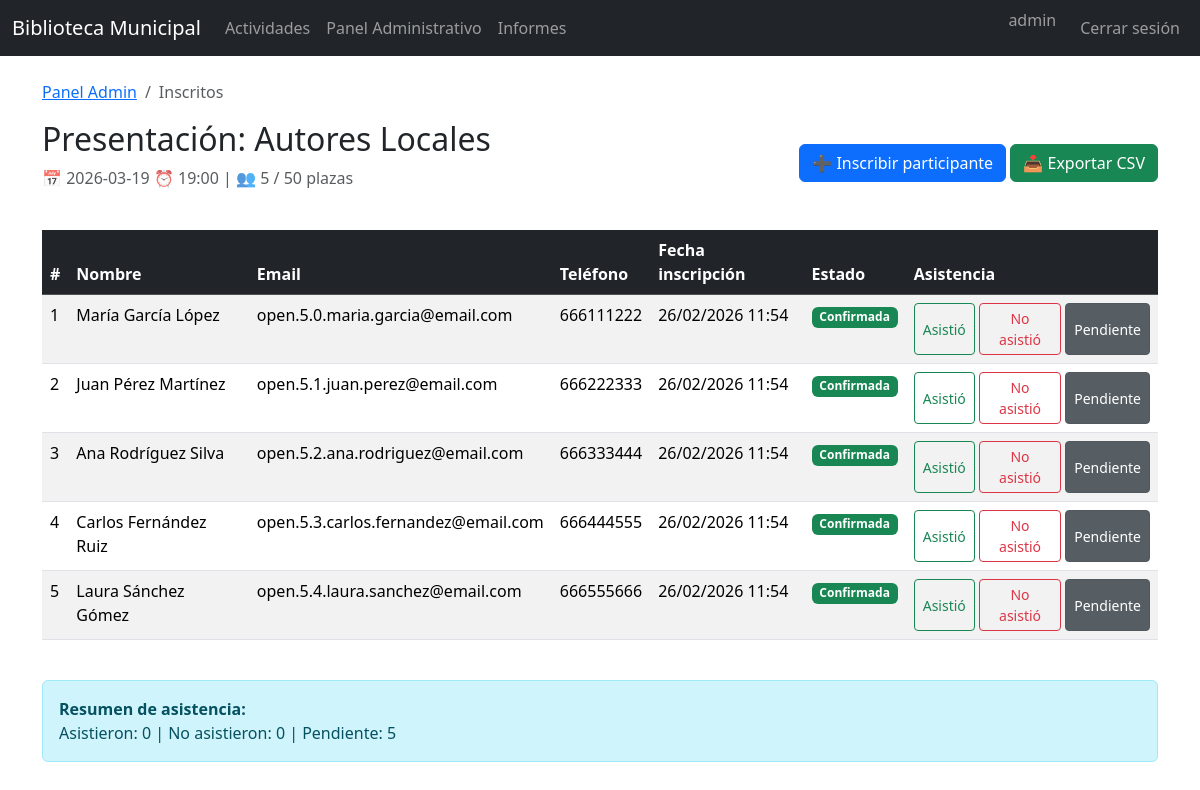
Page /admin/activity/5/enrollments (signed in) on the committed database.
### app/models/user.py (models this page shows, shortened)
class User(db.Model, UserMixin):
    id = db.Column(db.Integer, primary_key=True)
    username = db.Column(db.String(100), unique=True, nullable=False)
    password_hash = db.Column(db.String(255), nullable=False)
    role = db.Column(db.String(50), nullable=False)
    name = db.Column(db.String(200), nullable=True)  # Full name for normal users
    email = db.Column(db.String(200), unique=True, nullable=True)  # Email for normal users
    phone = db.Column(db.String(20), nullable=True)  # Phone for normal users

### app/models/activity.py (models this page shows)
class Activity(db.Model):
    id = db.Column(db.Integer, primary_key=True)
    title = db.Column(db.String(200), nullable=False)
    description = db.Column(db.Text)
    type = db.Column(db.String(100))  # Tipo de actividad (taller, club de lectura, etc.)
    date = db.Column(db.Date, nullable=False)
    time = db.Column(db.String(10))  # Hora (formato HH:MM)
    duration = db.Column(db.Integer)  # Duración en minutos
    max_slots = db.Column(db.Integer, nullable=False)
    status = db.Column(db.String(50), default="borrador")
    created_at = db.Column(db.DateTime, default=datetime.utcnow)
    updated_at = db.Column(db.DateTime, default=datetime.utcnow, onupdate=datetime.utcnow)
    enrollments = db.relationship('Enrollment', backref='activity', lazy=True, cascade='all, delete-orphan')

### app/models/enrollment.py (models this page shows)
class Enrollment(db.Model):
    __table_args__ = (
        db.UniqueConstraint('email', 'activity_id', name='unique_enrollment'),
    )
    id = db.Column(db.Integer, primary_key=True)
    user_name = db.Column(db.String(200), nullable=False)
    email = db.Column(db.String(200), nullable=False)
    phone = db.Column(db.String(20))  # Teléfono del participante
    activity_id = db.Column(db.Integer, db.ForeignKey("activity.id"), nullable=False)
    user_id = db.Column(db.Integer, db.ForeignKey("user.id"), nullable=True)  # Link to user account if logged in
    enrollment_date = db.Column(db.DateTime, default=datetime.utcnow)
    status = db.Column(db.String(50), default="confirmada")  # confirmada, cancelada
    attended = db.Column(db.Boolean, default=None, nullable=True)  # None=pendiente, True=asistió, False=no asistió
    created_at = db.Column(db.DateTime, default=datetime.utcnow)

### app/routes/admin.py (the view)
@admin_bp.route("/activity/<int:activity_id>/enrollments")
@login_required
@admin_required
def view_enrollments(activity_id):
    activity = Activity.query.get_or_404(activity_id)
    enrollments = Enrollment.query.filter_by(activity_id=activity_id).order_by(Enrollment.enrollment_date).all()
    return render_template("admin/enrollments.html", activity=activity, enrollments=enrollments)

### app/routes/admin.py (called while the page is built)
def admin_required(f):
    @wraps(f)
    def decorated_function(*args, **kwargs):
        if not current_user.is_authenticated or current_user.role != 'admin':
            flash('No tienes permisos para acceder a esta página', 'error')
            return redirect(url_for('activities.index'))
        return f(*args, **kwargs)
    return decorated_function

### app/templates/admin/enrollments.html (shortened to what this page needs)
{% extends "base.html" %}
{% block content %}
<div class="mb-4">
    <nav aria-label="breadcrumb">
        <ol class="breadcrumb">
            <li class="breadcrumb-item"><a href="{{ url_for('admin.dashboard') }}">Panel Admin</a></li>
            <li class="breadcrumb-item active">Inscritos</li>
        </ol>
    </nav>
    <div class="d-flex justify-content-between align-items-center">
        <div>
            <h2>{{ activity.title }}</h2>
            <p class="text-muted">
                📅 {{ activity.date }}
                {% if activity.time %}⏰ {{ activity.time }}{% endif %}
                | 👥 {{ enrollments|length }} / {{ activity.max_slots }} plazas
            </p>
        </div>
        <div>
            <a href="{{ url_for('admin.internal_enrollment', activity_id=activity.id) }}"
               class="btn btn-primary">
                ➕ Inscribir participante
            </a>
            <a href="{{ url_for('admin.export_enrollments', activity_id=activity.id) }}"
               class="btn btn-success">
                📥 Exportar CSV
            </a>
        </div>
    </div>
</div>
{% if enrollments %}
<div class="table-responsive">
    <table class="table table-striped table-hover">
        <thead class="table-dark">
            <tr>
                <th>#</th>
                <th>Nombre</th>
                <th>Email</th>
                <th>Teléfono</th>
                <th>Fecha inscripción</th>
                <th>Estado</th>
                <th>Asistencia</th>
            </tr>
        </thead>
        <tbody>
            {% for enrollment in enrollments %}
            <tr>
                <td>{{ loop.index }}</td>
                <td>{{ enrollment.user_name }}</td>
                <td>{{ enrollment.email }}</td>
                <td>{{ enrollment.phone or '-' }}</td>
                <td>{{ enrollment.enrollment_date.strftime('%d/%m/%Y %H:%M') if enrollment.enrollment_date else '-' }}</td>
                <td>
                    {% if enrollment.status == 'confirmada' %}
                    <span class="badge bg-success">Confirmada</span>
                    {% else %}
                    <span class="badge bg-secondary">{{ enrollment.status }}</span>
                    {% endif %}
                </td>
                <td>
                    <form method="POST" action="{{ url_for('admin.mark_attendance', enrollment_id=enrollment.id) }}"
                          class="d-inline-flex gap-1">
                        {% if enrollment.attended == True %}
                        <button type="submit" name="attended" value="true"
                                class="btn btn-success btn-sm active">
                            ✓ Asistió
                        </button>
                        {% else %}
                        <button type="submit" name="attended" value="true"
                                class="btn btn-outline-success btn-sm">
                            Asistió
                        </button>
                        {% endif %}
                        {% if enrollment.attended == False %}
                        <button type="submit" name="attended" value="false"
                                class="btn btn-danger btn-sm active">
                            ✗ No asistió
                        </button>
                        {% else %}
                        <button type="submit" name="attended" value="false"
                                class="btn btn-outline-danger btn-sm">
                            No asistió
                        </button>
                        {% endif %}
                        {% if enrollment.attended == None %}
                        <button type="submit" name="attended" value=""
                                class="btn btn-secondary btn-sm active">
                            Pendiente
                        </button>
                        {% else %}
                        <button type="submit" name="attended" value=""
                                class="btn btn-outline-secondary btn-sm">
                            Pendiente
                        </button>
                        {% endif %}
                    </form>
                </td>
            </tr>
            {% endfor %}
        </tbody>
    </table>
</div>
<div class="alert alert-info mt-4">
    <strong>Resumen de asistencia:</strong><br>
    Asistieron: {{ enrollments|selectattr('attended', 'equalto', True)|list|length }} |
    No asistieron: {{ enrollments|selectattr('attended', 'equalto', False)|list|length }} |
    Pendiente: {{ enrollments|selectattr('attended', 'equalto', None)|list|length }}
</div>
{% endif %}
{% endblock %}

### app/templates/base.html (shortened to what this page needs)
<!DOCTYPE html>
<html lang="es">
<head>
    <link href="https://cdn.jsdelivr.net/npm/bootstrap@5.3.2/dist/css/bootstrap.min.css" rel="stylesheet">
</head>
<body>
<nav class="navbar navbar-expand-lg navbar-dark bg-dark mb-4">
    <div class="container-fluid">
        <a class="navbar-brand" href="{{ url_for('activities.index') }}">Biblioteca Municipal</a>
        <div class="collapse navbar-collapse" id="navbarNav">
            <ul class="navbar-nav me-auto">
                <li class="nav-item">
                    <a class="nav-link" href="{{ url_for('activities.index') }}">Actividades</a>
                </li>
                {% if current_user.is_authenticated %}
                <li class="nav-item">
                    <a class="nav-link" href="{{ url_for('admin.dashboard') }}">Panel Administrativo</a>
                </li>
                <li class="nav-item">
                    <a class="nav-link" href="{{ url_for('admin.reports') }}">Informes</a>
                </li>
                {% endif %}
            </ul>
            <ul class="navbar-nav">
                {% if current_user.is_authenticated %}
                <li class="nav-item">
                    <span class="navbar-text me-3">
                         {{ current_user.username }}
                    </span>
                </li>
                <li class="nav-item">
                    <a class="nav-link" href="{{ url_for('auth.logout') }}">Cerrar sesión</a>
                </li>
                {% else %}
                <li class="nav-item">
                    <a class="nav-link" href="{{ url_for('auth.login') }}">Iniciar sesión</a>
                </li>
                {% endif %}
            </ul>
        </div>
    </div>
</nav>
<div class="container">
    {% block content %}{% endblock %}
</div>
</body>
</html>

### rows in the picture
User: username "admin"
Activity: title "Presentación: Autores Locales", date "2026-03-19", time "19:00", max_slots "50"
Enrollment: user_name "María García López", email "open.5.0.maria.garcia@email.com", phone "666111222", enrollment_date "26/02/2026 11:54", status "Confirmada", shows "Asistió", shows "No asistió", shows "Pendiente"
Enrollment: user_name "Juan Pérez Martínez", email "open.5.1.juan.perez@email.com", phone "666222333", enrollment_date "26/02/2026 11:54", status "Confirmada", shows "Asistió", shows "No asistió", shows "Pendiente"
Enrollment: user_name "Ana Rodríguez Silva", email "open.5.2.ana.rodriguez@email.com", phone "666333444", enrollment_date "26/02/2026 11:54", status "Confirmada", shows "Asistió", shows "No asistió", shows "Pendiente"
Enrollment: user_name "Carlos Fernández Ruiz", email "open.5.3.carlos.fernandez@email.com", phone "666444555", enrollment_date "26/02/2026 11:54", status "Confirmada", shows "Asistió", shows "No asistió", shows "Pendiente"
Enrollment: user_name "Laura Sánchez Gómez", email "open.5.4.laura.sanchez@email.com", phone "666555666", enrollment_date "26/02/2026 11:54", status "Confirmada", shows "Asistió", shows "No asistió", shows "Pendiente"

### other values in the picture
{{ enrollments|length }} "5"
{{ enrollments|selectattr('attended', 'equalto', True)|list|length }} "0"
{{ enrollments|selectattr('attended', 'equalto', False)|list|length }} "0"
{{ enrollments|selectattr('attended', 'equalto', None)|list|length }} "5"
